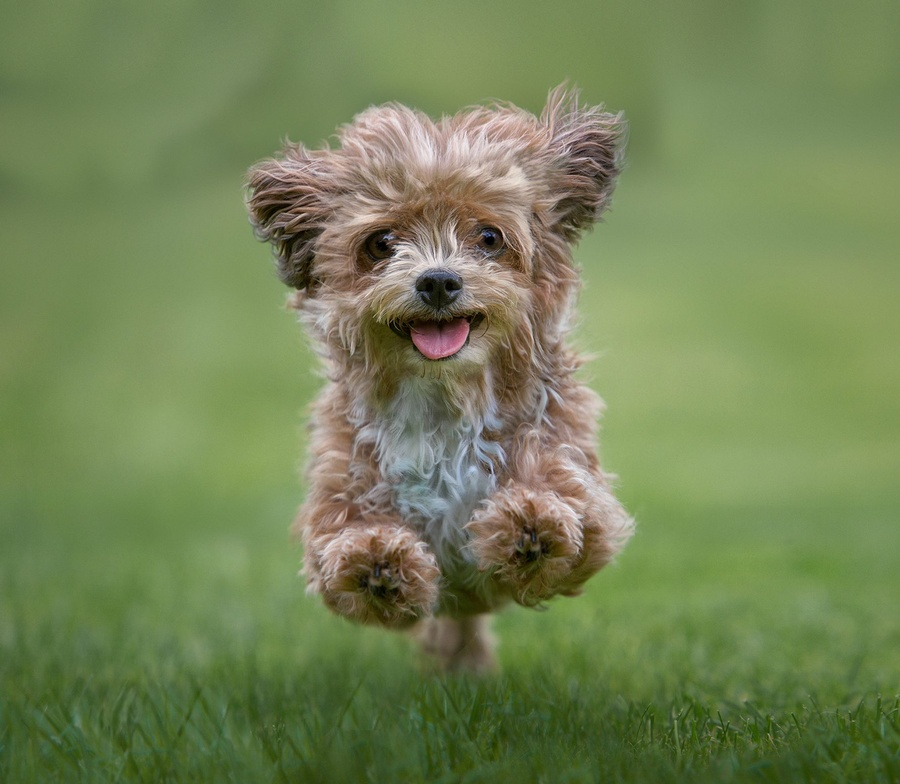
#> input picture doggy.jpg, 900 x 784 px, shrunk from 1779 x 1550 before the run
$ python ex1_main.py
#> lines starting #> are read from the running program, lines starting #| are printed output that depends on the picture; long printed decimals are rounded
### ex1_utils.py
"""
        '########:'##::::'##::::'##:::
         ##.....::. ##::'##:::'####:::
         ##::::::::. ##'##::::.. ##:::
         ######:::::. ###::::::: ##:::
         ##...:::::: ## ##:::::: ##:::
         ##:::::::: ##:. ##::::: ##:::
         ########: ##:::. ##::'######:
        ........::..:::::..:::......::
"""

from typing import List

import numpy as np

import matplotlib.pyplot as plt

import cv2

LOAD_GRAY_SCALE = 1
LOAD_RGB = 2


def myID() -> np.int_:
    """
    Return my ID (not the friend's ID I copied from)
    :return: int
    """
    my_id = np.int_(323825059)
    return my_id


def imReadAndConvert(filename: str, representation: int) -> np.ndarray:
    """
    Reads an image, and returns the image converted as requested
    :param filename: The path to the image
    :param representation: GRAY_SCALE or RGB
    :return: The image object
    """
    image = cv2.imread(filename)
    while True:
        if representation == 1:
            image = cv2.cvtColor(image, cv2.COLOR_BGR2GRAY)
        elif representation == 2:
            image = cv2.cvtColor(image, cv2.COLOR_BGR2RGB)
        else:
            representation = int(input("Got wrong mode, please renter - 1 or 2"))
            continue
        break
    arr_im = np.array(image).astype(np.float64)
    arr_norm = normalize(arr_im)
    return arr_norm


def imDisplay(filename: str, representation: int):
    """
    Reads an image as RGB or GRAY_SCALE and displays it
    :param filename: The path to the image
    :param representation: GRAY_SCALE or RGB
    :return: None
    """
    im_arr = imReadAndConvert(filename, representation)
    plt.imshow(im_arr)
    plt.show()


def transformRGB2YIQ(imgRGB: np.ndarray) -> np.ndarray:
    """
    Converts an RGB image to YIQ color space
    :param imgRGB: An Image in RGB
    :return: A YIQ in image color space
    """
    flatten = imgRGB.transpose((2, 0, 1)).reshape(3, -1)  # shaping into a multipliable form
    from_RGB_to_YIQ = np.array([[0.299, 0.587, 0.114],  # the matrix that in mul transforms form RGB to YIQ
                                [0.596, -0.275, -0.321],
                                [0.212, -0.523, 0.311]])
    mul = np.matmul(from_RGB_to_YIQ, flatten)
    yiq_img = mul.transpose((1, 0)).reshape(imgRGB.shape)  # shaping back
    return yiq_img


def transformYIQ2RGB(imgYIQ: np.ndarray) -> np.ndarray:
    """
    Converts an YIQ image to RGB color space
    :param imgYIQ: An Image in YIQ
    :return: A RGB in image color space
    """
    flatten = imgYIQ.transpose((2, 0, 1)).reshape(3, -1)
    from_RGB_to_YIQ = np.array([[0.299, 0.587, 0.114],
                                [0.596, -0.275, -0.321],
                                [0.212, -0.523, 0.311]])
    from_YIQ_to_RGB = np.linalg.inv(from_RGB_to_YIQ)  # the inverse matrix - in mul transforms form YIQ to RGB
    mul = np.matmul(from_YIQ_to_RGB, flatten)
    rgb_img = mul.transpose((1, 0)).reshape(imgYIQ.shape)
    return rgb_img


def hsitogramEqualize(imgOrig: np.ndarray) -> (np.ndarray, np.ndarray, np.ndarray):
    """
    Equalizes the histogram of an image
    :param imgOrig: Original Histogram
    :return (imgEq,histOrg,histEQ)
    """
    arr1, is_rgb = image_type_check(imgOrig)

    not_norm_arr = stretch_back(arr1)  # changes values of image to be in range (0, 255)
    histogram, bin_edges = np.histogram(not_norm_arr, bins=256, range=(0, 256))
    cum_sum = np.cumsum(histogram)

    # lookup table
    lut = np.ceil((cum_sum * 255) / (arr1.shape[0] * arr1.shape[1])).astype(int)

    new_arr = np.take(lut, not_norm_arr.astype(int))  # where intensity is i in not_norm_arr - assigns lut[i]
    new_histogram, new_bin_edges = np.histogram(new_arr, bins=256, range=(0, 256))

    if is_rgb:
        tmp = transformRGB2YIQ(stretch_back(imgOrig))
        tmp[:, :, 0] = new_arr
        new_arr = transformYIQ2RGB(tmp)

    new_arr = normalize(new_arr)
    return new_arr, histogram, new_histogram


def quantizeImage(imOrig: np.ndarray, nQuant: int, nIter: int) -> (List[np.ndarray], List[float]):
    """
    Quantized an image in to **nQuant** colors
    :param imOrig: The original image (RGB or Gray scale)
    :param nQuant: Number of colors to quantize the image to
    :param nIter: Number of optimization loops
    :return: (List[qImage_i],List[error_i])
    """
    if nQuant >= 256:
        return imOrig

    arr1, is_rgb = image_type_check(imOrig)

    qImage_i = []
    error_i = []

    # change values of image to be in range (0, 255)
    not_norm_arr = stretch_back(arr1)

    # histogram building
    histogram, bin_edges = np.histogram(not_norm_arr, bins=256, range=(0, 256))
    histogram = histogram.reshape(256, 1)
    bin_edges = bin_edges[:256].reshape(256, 1)

    # if the number asked fr is not reachable
    if np.count_nonzero(histogram) <= nQuant:
        return imOrig

    num_of_pixels = imOrig.shape[0] * imOrig.shape[1]
    np_initial_seg = num_of_pixels / nQuant
    z = initial_borders(histogram, np_initial_seg, nQuant + 1)

    # changing the borders and values loop
    for i in range(0, nIter):
        q = getWeightedMean(bin_edges, histogram, z)
        z = getNewBorders(q)
        new_image = apply_quant(q, z, np.copy(not_norm_arr))

        mse = calc_mse(not_norm_arr, new_image, num_of_pixels)
        error_i.append(mse)

        if is_rgb:
            tmp = transformRGB2YIQ(stretch_back(imOrig))
            tmp[:, :, 0] = new_image
            new_image = transformYIQ2RGB(tmp)

        qImage_i.append(normalize(new_image))

        # checking if converges
        if mse == 0 or (len(error_i) > 2 and mse in error_i):
            if mse in error_i:
                if len(error_i) > 2 and mse in error_i:
                    indices = np.where(error_i == mse)[0]
                    for idx in indices:
                        if np.array_equal(qImage_i[idx], new_image):
                            break
            else:
                break

    return qImage_i, error_i


def image_type_check(imOrig: np.ndarray) -> (np.ndarray, bool):
    """
    The function checks is the image is RGB or gray scale based on the shape of the image
    :param imOrig: the image the function checks
    :return: the image if it's a gray scale, the Y dimension of the transformation to YIQ if the picture is RGB,
    and a boolean indicates if the image was RGB or not
    """
    is_rgb = False
    if len(imOrig.shape) == 3 and imOrig.shape[2] == 3:
        # means that the image has a third dimension - RGB representation
        arr1 = transformRGB2YIQ(imOrig)[:, :, 0]
        is_rgb = True
    elif len(imOrig.shape) == 2:
        arr1 = imOrig
    else:
        raise Exception("The array got is not a proper RGB/GRAY_SCALE image!")
    return arr1, is_rgb


def getWeightedMean(intensity: np.ndarray, pixels_in_intensity: np.ndarray, borders: np.ndarray) -> np.ndarray:
    """
    The function calculates the weighted mean of each one of the given segments (given by segments borders)
    :param intensity: an array with the value range of pixels in the image
    :param pixels_in_intensity: array with num of pixels at each intensity
    :param borders: the borders between segments in the image
    :return: an array with the mean value range of each of the segments in the array
    """
    means = np.empty(len(borders) - 1)
    borders = np.ceil(borders).astype(int)
    for i in range(0, len(borders) - 1):
        val = np.dot(intensity[borders[i]:borders[i + 1]].T, pixels_in_intensity[borders[i]:borders[i + 1]])
        n_pixels = pixels_in_intensity[borders[i]:borders[i + 1]].sum()
        means[i] = val / n_pixels
    return means


def getNewBorders(seg_values: np.ndarray) -> np.ndarray:
    """
    The function calculates the new borders by the mean of the two weighted mean values given
    :param seg_values: an array of the mean segment values in each segment at the original image
    :return: an array with the new borders values
    """
    shift = np.roll(seg_values, 1)
    new_borders = (shift + seg_values) / 2
    new_borders[0] = 0
    new_borders = np.append(new_borders, 255)
    return new_borders


def apply_quant(values: np.ndarray, borders: np.ndarray, org_im: np.ndarray) -> np.ndarray:
    """
    The function applies a given quantization
    :param values: an array of the values each segment maps to
    :param borders: an array of the borders to each segment
    :param org_im: an array of the original image
    :return: the original image after the color changing has been applied to it
    """
    for i in range(0, len(values)):
        org_im[(org_im >= borders[i]) & (org_im <= borders[i + 1])] = values[i]
    return org_im


def calc_mse(orgarr: np.ndarray, quantarr: np.ndarray, n_pixels: int) -> int:
    """
    The function calculates the mse between the original image arr to the applied quantization one
    :param orgarr: array of the original image
    :param quantarr: array of the image with the applied quantization
    :param n_pixels: number of pixels in image (same number in both images)
    :return: the mean squared error
    """
    return ((orgarr - quantarr) ** 2).sum() / n_pixels


def normalize(arr: np.ndarray) -> np.ndarray:
    """
    The function normalizes a pic with values between 0 and 255 to between 0 and 1
    :param arr: array to normalize
    :return: the normalized array
    """
    return arr / 255


def stretch_back(arr: np.ndarray) -> np.ndarray:
    """
    The function stretches array values from between 0 and 1 back to 0 and 255
    :param arr:
    :return:
    """
    return arr * 255


def initial_borders(histogram: np.ndarray, np_initial_seg: int, num_of_borders: int) -> np.array:
    """
    A function to get the initial borders for the quantization function
    :param histogram: the image histogram
    :param np_initial_seg: average number of pixels in each segment
    :param num_of_borders: num of borders should be in output
    :return: an array of initial borders (defining segments in image)
    """
    borders = np.zeros(num_of_borders, dtype=int)
    sum_pixels_in_each_seg = np.zeros(num_of_borders - 1, dtype=int)
    bool_dont_get_to_initial = np.zeros(num_of_borders - 1, dtype=bool)

    borders[0] = 0
    borders[num_of_borders - 1] = 255
    tmp = 0
    border_num = 1
    in_while_true = False

    for i in range(0, 256):

        # check to see if we caused a segment to be empty
        while True:
            if np.count_nonzero(histogram[borders[border_num - 1]:]) < (len(borders) - border_num - 1):
                in_while_true = True
                borders[border_num - 1] = i - 2
                bool_dont_get_to_initial[border_num - 1] = True
                sum_pixels_in_each_seg[border_num - 1] -= histogram[i - 1]
                i = i - 2

                # after fixation, the segment before is empty
                if sum_pixels_in_each_seg[border_num - 1] <= 0:  # can't be bellow zero
                    border_num -= 1
                    i = borders[border_num - 1]  # we need to fix the previous border as well
                    continue
            break

        # we did made one of the segments zero, so we want to continue to next iteration in loop
        if in_while_true:
            in_while_true = False
            continue

        # if we're on a thin line which take every histogram bin can change a lot
        # defining a border
        if bool_dont_get_to_initial[border_num - 1] and tmp > 0:
            borders[border_num] = i
            bool_dont_get_to_initial[border_num - 1] = False
            border_num += 1
            sum_pixels_in_each_seg[border_num - 2] = tmp
            tmp = 0
            continue

        # defining a border
        if tmp + histogram[i, 0] >= np_initial_seg:
            borders[border_num] = i
            bool_dont_get_to_initial[border_num - 1] = False
            border_num += 1
            sum_pixels_in_each_seg[border_num - 2] = tmp
            tmp = 0
            continue

        # didn't define a border at all at current iteration
        tmp += histogram[i]

    return borders


# [3 lines that do not run on import are left out]
    # plt.figure()
    # plt.imshow(img)
    # plt.show()

### gamma.py
"""
        '########:'##::::'##::::'##:::
         ##.....::. ##::'##:::'####:::
         ##::::::::. ##'##::::.. ##:::
         ######:::::. ###::::::: ##:::
         ##...:::::: ## ##:::::: ##:::
         ##:::::::: ##:. ##::::: ##:::
         ########: ##:::. ##::'######:
        ........::..:::::..:::......::
"""


import numpy as np

from ex1_utils import LOAD_GRAY_SCALE, normalize

import cv2 as cv2

slider_max = 200
title_window = 'Gamma Correction'


# [16 lines left out: functions nothing, apply_power, not called in this run]


def imReadAndConvert(filename: str, representation: int) -> np.ndarray:
    """
    Reads an image, and returns the image converted as requested (but RGB as BGR)
    :param filename: The path to the image
    :param representation: GRAY_SCALE or RGB
    :return: The image object
    """
    image = cv2.imread(filename)
    while True:
        if representation == 1:
            image = cv2.cvtColor(image, cv2.COLOR_BGR2GRAY)
        elif representation == 2:
            image = image
        else:
            representation = int(input("Got wrong mode, please renter - 1 or 2"))
            continue
        break
    arr_im = np.array(image).astype(np.float64)
    arr_norm = normalize(arr_im)
    return arr_norm


def gammaDisplay(img_path: str, rep: int):
    """
    GUI for gamma correction
    :param img_path: Path to the image
    :param rep: grayscale(1) or RGB(2)
    :return: None
    """
    src = imReadAndConvert(img_path, rep)
    if src is None:
        print('Could not open or find the image: ', str)
        exit(0)
    cv2.namedWindow(title_window)
    trackbar_name = 'Gamma'
    new = src
    cv2.imshow(title_window, new)
    cv2.createTrackbar(trackbar_name, title_window, 0, slider_max, nothing)

    while True:
        # show image
        cv2.imshow(title_window, new)

        # for button pressing and changing
        k = cv2.waitKey(1) & 0xFF
        if k == 27:
            break

        # get current positions of the trackbar
        val = cv2.getTrackbarPos(trackbar_name, title_window)

        # apply gamma power according to track bar position
        new = apply_power(src, val * 0.01)

    cv2.waitKey()


def main():
    gammaDisplay('bac_con.png', LOAD_GRAY_SCALE)


# [2 lines that do not run on import are left out]

### ex1_main.py
from ex1_utils import *
from gamma import gammaDisplay
import numpy as np
import matplotlib.pyplot as plt
import time


def histEqDemo(img_path: str, rep: int):
    img = imReadAndConvert(img_path, rep)
    imgeq, histOrg, histEq = hsitogramEqualize(img)

    # Display cumsum
    cumsum = np.cumsum(histOrg)
    cumsumEq = np.cumsum(histEq)
    plt.gray()
    plt.plot(range(256), cumsum, 'r')
    plt.plot(range(256), cumsumEq, 'g')

    # Display the images
    plt.figure()
    plt.imshow(img)

    plt.figure()
    plt.imshow(imgeq)
    plt.show()


def quantDemo(img_path: str, rep: int):
    img = imReadAndConvert(img_path, rep)
    st = time.time()

    img_lst, err_lst = quantizeImage(img, 3, 20)

    print("Time:%.2f" % (time.time() - st))
    print("Error 0:\t %f" % err_lst[0])
    print("Error last:\t %f" % err_lst[-1])

    plt.gray()
    plt.imshow(img_lst[0])
    plt.figure()
    plt.imshow(img_lst[-1])

    plt.figure()
    plt.plot(err_lst, 'r')
    plt.show()


def main():
    print("ID:", myID())
    img_path = 'doggy.jpg'

    # Basic read and display
    imDisplay(img_path, LOAD_GRAY_SCALE)
#> in imReadAndConvert, image is the input picture: shape (784, 900, 3); mean B, G, R 86, 130.7, 115.4
    imDisplay(img_path, LOAD_RGB)

    # Convert Color spaces
    img = imReadAndConvert(img_path, LOAD_RGB)
    yiq_img = transformRGB2YIQ(img)
    f, ax = plt.subplots(1, 2)
    ax[0].imshow(img)
    ax[1].imshow(yiq_img)
    plt.show()

    # I added this to check change
    # rgb_img = transformYIQ2RGB(yiq_img)
    # f, ax = plt.subplots(1, 2)
    # ax[0].imshow(yiq_img)
    # ax[1].imshow(rgb_img)
    # plt.show()

    # Image histEq
    histEqDemo(img_path, LOAD_GRAY_SCALE)
#> in hsitogramEqualize, `arr1, is_rgb = image_type_check(imgOrig)`: is_rgb = False
#> in hsitogramEqualize, `histogram, bin_edges = np.histogram(not_norm_arr, bins=256, range=(0, ..`: histogram = 256 values, max 18309 at index 122, min 0 at index 243, mean 2756.2; bin_edges = 257 values from 0 to 256
#> in hsitogramEqualize, `cum_sum = np.cumsum(histogram)`: cum_sum = 256 values from 15 to 705600
#> in hsitogramEqualize, `lut = np.ceil((cum_sum * 255) / (arr1.shape[0] * arr1.shape[1])).astyp..`: lut = 256 values from 1 to 255
#> in hsitogramEqualize, `new_histogram, new_bin_edges = np.histogram(new_arr, bins=256, range=(..`: new_histogram = 256 values, max 18309 at index 114, min 0 at index 0, mean 2756.2; new_bin_edges = 257 values from 0 to 256
#> in histEqDemo, `imgeq, histOrg, histEq = hsitogramEqualize(img)`: histOrg has the same summary as histogram in hsitogramEqualize; histEq has the same summary as new_histogram in hsitogramEqualize
#> in histEqDemo, `cumsum = np.cumsum(histOrg)`: cumsum = 256 values from 15 to 705600
#> in histEqDemo, `cumsumEq = np.cumsum(histEq)`: cumsumEq = 256 values from 0 to 705600
    histEqDemo(img_path, LOAD_RGB)
#> call 2 of histEqDemo, with img_path = 'doggy.jpg', rep = 2
#> in histEqDemo (call 2), `imgeq, histOrg, histEq = hsitogramEqualize(img)`: histOrg = 256 values, max 17704 at index 122, min 0 at index 243, mean 2756.2; histEq = 256 values, max 17704 at index 116, min 0 at index 0, mean 2756.2
#> in histEqDemo (call 2), `cumsum = np.cumsum(histOrg)`: cumsum = 256 values from 37 to 705600
#> in histEqDemo (call 2), `plt.show()`:
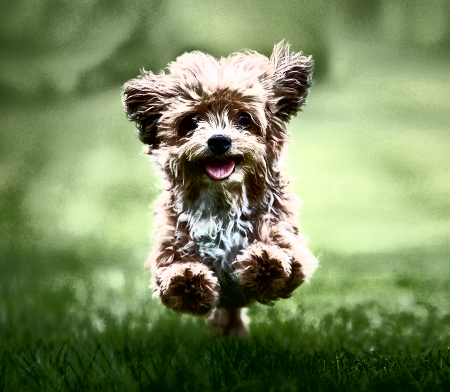
#> shown: shape (784, 900, 3) float64 (shown at 1/2 size); mean R, G, B 0.485, 0.546, 0.379

    # Image Quantization
    quantDemo(img_path, LOAD_GRAY_SCALE)
#> in quantizeImage, `arr1, is_rgb = image_type_check(imOrig)`: is_rgb = False
#> in quantizeImage, `histogram, bin_edges = np.histogram(not_norm_arr, bins=256, range=(0, ..`: bin_edges = 257 values from 0 to 256
#> in quantizeImage, `bin_edges = bin_edges[:256].reshape(256, 1)`: bin_edges = 256 values from 0 to 255
#> the loop in initial_borders, `for i in range(0, 256):` made 256 passes
#> tmp on passes 1 to 3: [15], [54], [83]
#> after the loop in initial_borders, `for i in range(0, 256):`: bool_dont_get_to_initial = [False, False, False]; border_num = 3; borders = [0, 117, 136, 255]; sum_pixels_in_each_seg = [230700, 232546, 0]; tmp = [220112]
#> in quantizeImage, `z = initial_borders(histogram, np_initial_seg, nQuant + 1)`: z = [0, 117, 136, 255]
#> the loop in quantizeImage, `for i in range(0, nIter):` made 20 passes
#> (borders in getWeightedMean, shift in getNewBorders, mse, indices) on passes 3 to 4: ([0, 102, 139, 255], [153.3, 75.87, 123.6], 170.9, [2]), ([0, 100, 139, 255], [153.3, 74.99, 123.3], 170.7, [3])
#> pass 1, in quantizeImage, `new_image = apply_quant(q, z, np.copy(not_norm_arr))`:
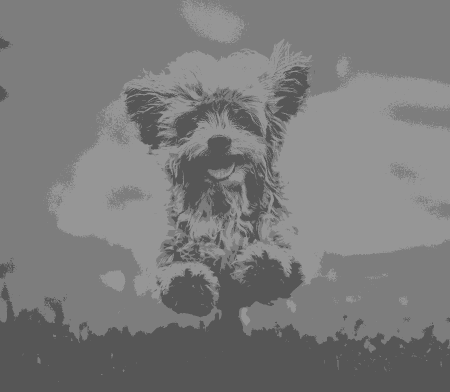
#> new_image: shape (784, 900) float64 (shown at 1/2 size); min 86.86, max 150.6, mean 123.3
#> after the loop in quantizeImage, `for i in range(0, nIter):`: error_i = [198.6, 173.3, 170.9, 170.7, 170.7, 170.7, 170.7, 170.7, 170.7, 170.7, 170.7, 170.7, 170.7, 170.7, 170.7, 170.7, 170.7, 170.7, 170.7, 170.7]; qImage_i = 20 items
#> in quantDemo, `img_lst, err_lst = quantizeImage(img, 3, 20)`: err_lst has the same summary as error_i in quantizeImage
#| Error 0:	 198.640
#| Error last:	 170.689
#> in quantDemo, `plt.show()`:
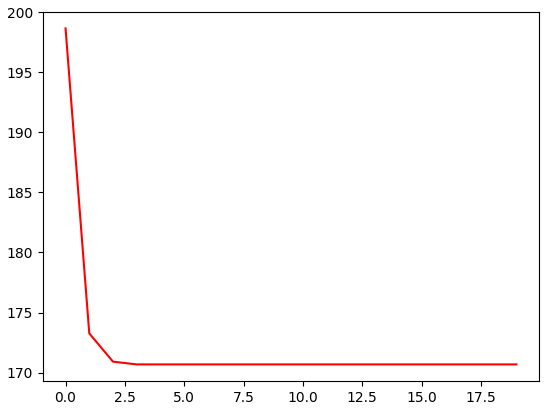
#> figure drawn by matplotlib, 1 panel; curve peaks at x = 0, y = 198.6
    quantDemo(img_path, LOAD_RGB)
#> call 2 of quantizeImage, with nQuant = 3, nIter = 20
#> in quantizeImage (call 2), `arr1, is_rgb = image_type_check(imOrig)`: is_rgb = True
#> in quantizeImage (call 2), `histogram, bin_edges = np.histogram(not_norm_arr, bins=256, range=(0, ..`: histogram has the same summary as histOrg in histEqDemo; bin_edges = 257 values from 0 to 256
#> in quantizeImage (call 2), `bin_edges = bin_edges[:256].reshape(256, 1)`: bin_edges = 256 values from 0 to 255
#> the loop in initial_borders (call 2), `for i in range(0, 256):` made 256 passes
#> tmp on passes 1 to 3: [37], [63], [104]
#> in quantizeImage (call 2), `z = initial_borders(histogram, np_initial_seg, nQuant + 1)`: z = [0, 117, 136, 255]
#> the loop in quantizeImage (call 2), `for i in range(0, nIter):` made 20 passes
#> (borders in getWeightedMean, shift in getNewBorders, mse, indices) on passes 3 to 4: ([0, 102, 139, 255], [153.4, 75.6, 123.6], 170.7, [2]), ([0, 100, 139, 255], [153.4, 74.72, 123.2], 170.6, [3])
#> pass 1, in transformYIQ2RGB (call 2), `rgb_img = mul.transpose((1, 0)).reshape(imgYIQ.shape)`:
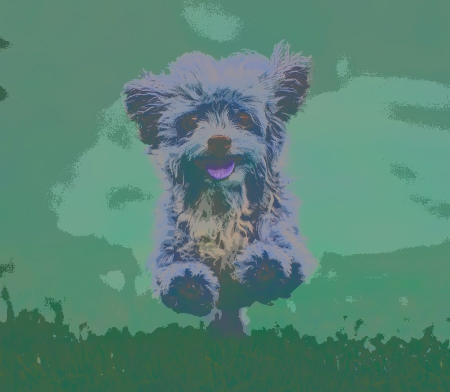
#> rgb_img: shape (784, 900, 3) float64 (shown at 1/2 size); mean of channels 0, 1, 2 117.5, 132.8, 88.1; drawn as B, G, R
#> after the loop in quantizeImage (call 2), `for i in range(0, nIter):`:
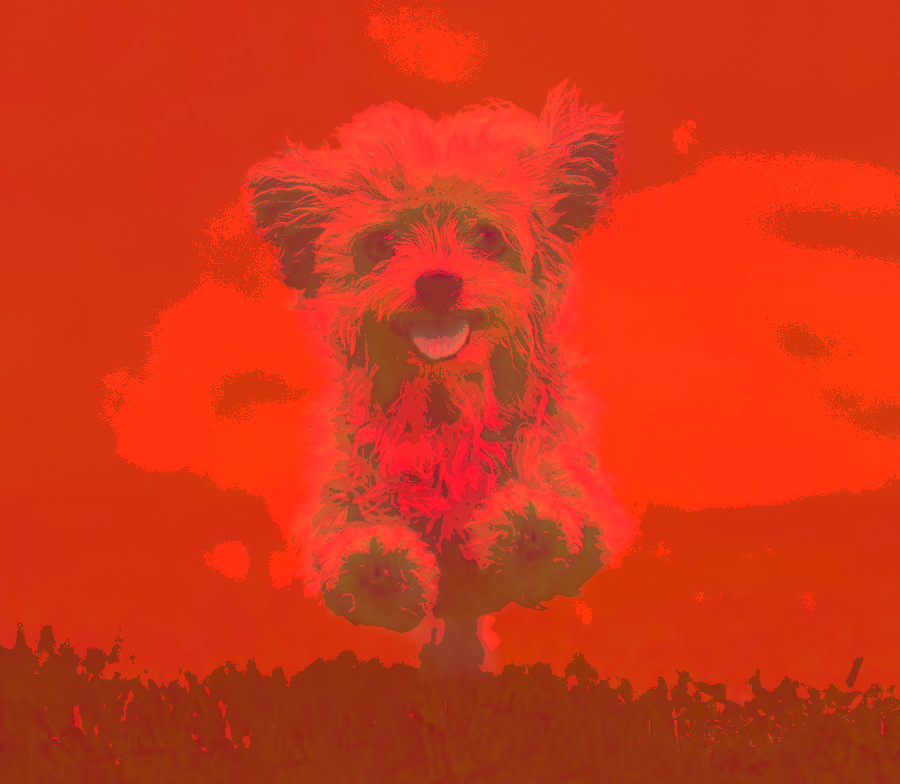
#> tmp: shape (784, 900, 3) float64; mean R, G, B 121.1, 5.2, -17.2; drawn with min black and max white
#> after the loop in quantizeImage (call 2), `for i in range(0, nIter):`: error_i = [198.7, 172.9, 170.7, 170.6, 170.6, 170.6, 170.6, 170.6, 170.6, 170.6, 170.6, 170.6, 170.6, 170.6, 170.6, 170.6, 170.6, 170.6, 170.6, 170.6]
#| Error 0:	 198.656
#| Error last:	 170.638

    # Gamma
    gammaDisplay(img_path, LOAD_RGB)
#> (key Esc is pressed here)


if __name__ == '__main__':
    main()
